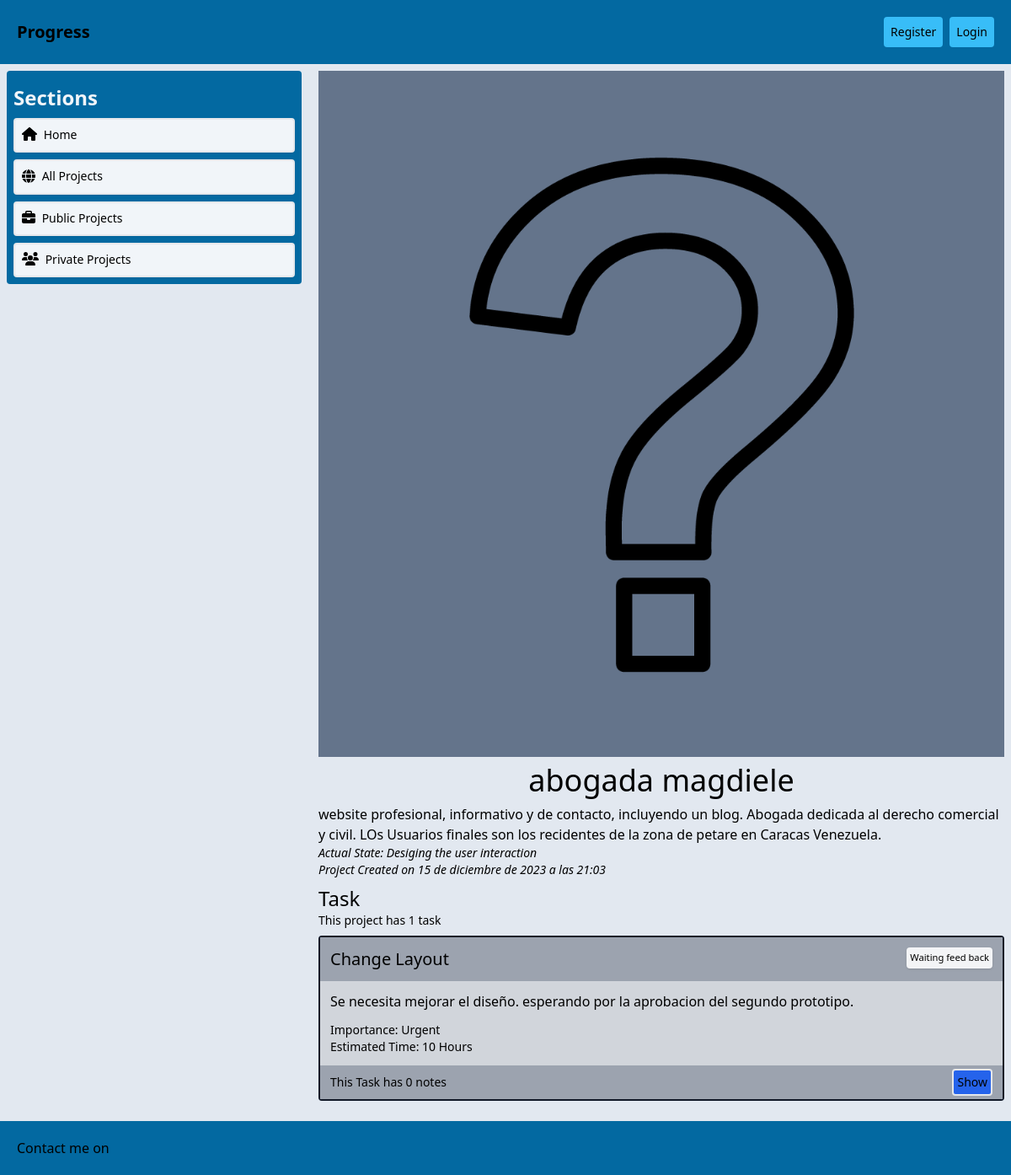
The app's page /project/3/ with its own data.
### progress/models.py (models this page shows, shortened)
class Project(models.Model):
    class Importance(models.IntegerChoices):
        LOW = (1, 'Low')
        INTERESTIG = (2, 'Interesting')
        NORMAL = (3, 'Normal')
        IMPORTANT = (4, 'Importat')
        URGENT = (5, 'Urgent')
    class Status(models.IntegerChoices):
        IDEA = (1, 'Proccessing the requirements')
        DESING = (2, 'Desiging the user interaction')
        DEVELOPING = (3, 'Developing first version')
        IMPLEMENTIG = (4, 'Deploying first version')
        ITERATING = (5, 'Adding more requirements')
        COMPLETED = (6, 'Completed')
    name = models.CharField(max_length=120)
    description = models.TextField()
    importance = models.IntegerField(choices=Importance.choices, default=Importance.NORMAL)
    status = models.IntegerField(choices=Status.choices, default=Status.IDEA)
    image = models.FileField(upload_to='projects', null=True, blank=True)
    user = models.ForeignKey(User, related_name="projects", on_delete=models.CASCADE, null=True)
    created = models.DateTimeField(auto_now_add=True)
    updated = models.DateTimeField(auto_now=True)
    public = models.BooleanField(default=True)
    class Meta:
        ordering = ['-importance', '-status', '-created']
        indexes = [models.Index(
            fields=['-importance', '-status', '-created']
        )]

class Task(models.Model):
    class Importance(models.IntegerChoices):
        LOW = (1, 'Low')
        NORMAL = (2, 'Normal')
        IMPORTANT = (3, 'Importat')
        URGENT = (4, 'Urgent')
    class Status(models.IntegerChoices):
        PENDING = (1, 'Not started yet')
        WORKING = (2, 'Working on it')
        WAITING = (3, 'Waiting feed back')
        COMPLETED = (4, 'Completed')
    class UnitTime(models.TextChoices):
        HOUR = ('H', 'Hour')
        DAY = ('D', 'Day')
    name = models.CharField(max_length=120)
    description = models.TextField(blank=True)
    status = models.IntegerField(choices=Status.choices, default=Status.PENDING)
    importance = models.IntegerField(choices=Importance.choices, default=Importance.NORMAL)
    estimated_time = models.PositiveIntegerField(null=True)
    esitmated_unit_time = models.CharField(max_length=1, choices=UnitTime.choices,
                                           default=UnitTime.HOUR)
    started = models.DateTimeField(null=True, blank=True)
    completed = models.DateTimeField(null=True, blank=True)
    project = models.ForeignKey(Project, on_delete=models.CASCADE, related_name="tasks")
    created = models.DateTimeField(auto_now_add=True)
    updated = models.DateTimeField(auto_now=True)
    __original_status = None
    def __init__(self, *args, **kwargs):
        super().__init__(*args, **kwargs)
        self.__original_status = self.status
    class Meta:
        ordering = ['-created', '-importance', '-status',]
        indexes = [models.Index(
            fields=['-created', '-importance', '-status']
        )]

### progress/views.py (the view)
# urls.py: path('project/<int:project_id>/', views.project_detail, name="project_detail"),
def project_detail(request, project_id):
    project = get_object_or_404(Project, id=project_id)
    if project.public:
        pass
    else:
        if not request.user.is_authenticated or request.user != project.user:
            return HttpResponseForbidden
    return render(request, "progress/project_detail.html", {'project':project, 'active_section':''})

### progress/templatetags/concatenate.py (called while the page is built)
@register.filter
def addstr(arg1, arg2):
    return str(arg1) + str(arg2)

### progress/templates/progress/project_detail.html (shortened to what this page needs)
{% extends 'progress/base.html' %}
{% load static %}
{% block main %}
<div class="grid -mt-6">
<figure class=" bg-gray-500 mx-auto w-full">
    {% if project.image %}
        <img class="w-full max-w-4xl mx-auto" src="{{project.image.url}}" alt="{{project.name}}">
    {% else %}
        <img class="w-full max-w-4xl mx-auto bg-slate-500" src="{% static 'progress/img/notImageProvided.png'  %}" alt="{{project.name}}">
    {% endif %}
</figure>
<h1 class="text-4xl text-center mt-2">{{project.name}}</h1>
    <div class="my-2">
        <p>{{project.description}}</p>
        <p class="italic text-sm">Actual State: {{project.get_status_display}}</p>
        <p class="italic text-sm">Project Created on {{project.created}}</p>
    </div>
    <section>
        {% with task_count=project.tasks.count %}
        <h2 class="text-2xl">Task{{task_count | pluralize}}</h2>
        <p class="text-sm">This project has {{task_count}} task{{task_count| pluralize}}</p>
        {% endwith %}
        {% for task in project.tasks.all %}
        <article class="my-2 bg-gray-300 border-solid border-gray-900 border-2 rounded ">
            <h3 class="p-3 flex gap-3 justify-between bg-gray-400">
                <span class="grid place-content-center text-xl">{{task.name}}</span>
                <span class="p-1 shadow rounded bg-gray-100 grid place-self-start text-[0.7em] text-center">{{task.get_status_display}}</span>
            </h3>
            <div class="px-3">
                <p class="my-3">{{task.description}}</p>
                <div class="my-3 text-sm">
                    <p class="">Importance: {{task.get_importance_display}}</p>
                    {% with estimated=task.estimated_time %}
                    <p class="">Estimated Time: {{estimated}} {{task.get_esitmated_unit_time_display}}{{estimated|pluralize}}</p>
                    {% endwith %}
                </div>
            </div>
            <h3 class="px-3 py-1 text-sm flex gap-3 justify-between bg-gray-400">
                {% with note_count=task.task_notes.count %}
                <span class="grid place-content-center">This Task has {{note_count}} note{{note_count | pluralize}}</span>
                <span class="p-1 border-solid border-2 rounded bg-blue-600 cursor-pointer text-center">Show</span>
                {% endwith %}
            </h3>
        </article>
        {% endfor %}
    </section>
</div>
{% endblock main %}

### records on screen
Project: name "abogada magdiele", description "website profesional, informativo y de contacto, incluyendo un blog. Abogada dedicada al derecho comercial y civil. LOs Usuarios finales son los recidentes de la zona de petare en Caracas Venezuela.", status "Desiging the user interaction", created "15 de diciembre de 2023 a las 21:03"
Task: name "Change Layout", status "Waiting feed back", description "Se necesita mejorar el diseño. esperando por la aprobacion del segundo prototipo.", importance "Urgent", estimated_time "10", esitmated_unit_time "Hour", task_notes.count "0", task_notes.count|pluralize "s"

### other values on screen
{{ section_name |capfirst }} "Home All Public Private"
{{ task_count }} "1"
